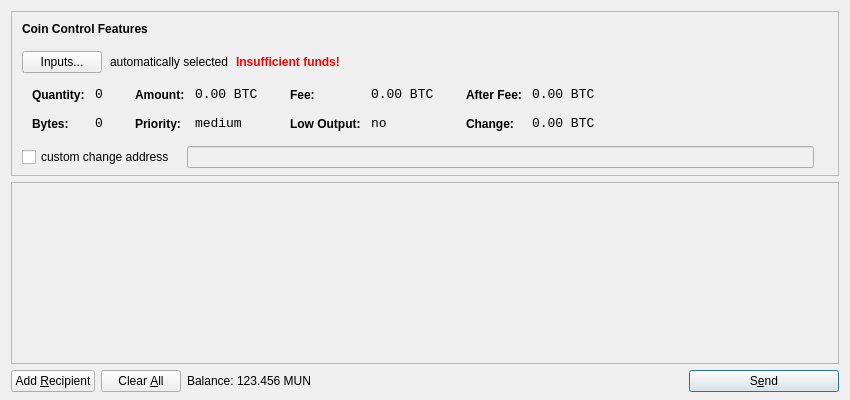
<?xml version="1.0" encoding="UTF-8"?>
<ui version="4.0">
 <class>SendCoinsDialog</class>
 <widget class="QDialog" name="SendCoinsDialog">
  <property name="geometry">
   <rect>
    <x>0</x>
    <y>0</y>
    <width>850</width>
    <height>400</height>
   </rect>
  </property>
  <property name="windowTitle">
   <string>Send Coins</string>
  </property>
  <layout class="QVBoxLayout" name="verticalLayout" stretch="0,1,0">
   <property name="bottomMargin">
    <number>8</number>
   </property>
   <item>
    <widget class="QFrame" name="frameCoinControl">
     <property name="sizePolicy">
      <sizepolicy hsizetype="Expanding" vsizetype="Expanding">
       <horstretch>0</horstretch>
       <verstretch>0</verstretch>
      </sizepolicy>
     </property>
     <property name="maximumSize">
      <size>
       <width>16777215</width>
       <height>16777215</height>
      </size>
     </property>
     <property name="frameShape">
      <enum>QFrame::StyledPanel</enum>
     </property>
     <property name="frameShadow">
      <enum>QFrame::Sunken</enum>
     </property>
     <layout class="QVBoxLayout" name="verticalLayoutCoinControl2">
      <property name="spacing">
       <number>-1</number>
      </property>
      <property name="leftMargin">
       <number>0</number>
      </property>
      <property name="topMargin">
       <number>0</number>
      </property>
      <property name="rightMargin">
       <number>0</number>
      </property>
      <property name="bottomMargin">
       <number>6</number>
      </property>
      <item>
       <layout class="QVBoxLayout" name="verticalLayoutCoinControl" stretch="0,0,0,0,1">
        <property name="spacing">
         <number>0</number>
        </property>
        <property name="leftMargin">
         <number>10</number>
        </property>
        <property name="topMargin">
         <number>10</number>
        </property>
        <item>
         <layout class="QHBoxLayout" name="horizontalLayoutCoinControl1">
          <property name="bottomMargin">
           <number>15</number>
          </property>
          <item>
           <widget class="QLabel" name="labelCoinControlFeatures">
            <property name="sizePolicy">
             <sizepolicy hsizetype="Preferred" vsizetype="Maximum">
              <horstretch>0</horstretch>
              <verstretch>0</verstretch>
             </sizepolicy>
            </property>
            <property name="font">
             <font>
              <weight>75</weight>
              <bold>true</bold>
             </font>
            </property>
            <property name="styleSheet">
             <string notr="true">font-weight:bold;</string>
            </property>
            <property name="text">
             <string>Coin Control Features</string>
            </property>
           </widget>
          </item>
         </layout>
        </item>
        <item>
         <layout class="QHBoxLayout" name="horizontalLayoutCoinControl2" stretch="0,0,0,0">
          <property name="spacing">
           <number>8</number>
          </property>
          <property name="bottomMargin">
           <number>10</number>
          </property>
          <item>
           <widget class="QPushButton" name="pushButtonCoinControl">
            <property name="styleSheet">
             <string notr="true"/>
            </property>
            <property name="text">
             <string>Inputs...</string>
            </property>
           </widget>
          </item>
          <item>
           <widget class="QLabel" name="labelCoinControlAutomaticallySelected">
            <property name="text">
             <string>automatically selected</string>
            </property>
            <property name="margin">
             <number>5</number>
            </property>
           </widget>
          </item>
          <item>
           <widget class="QLabel" name="labelCoinControlInsuffFunds">
            <property name="font">
             <font>
              <weight>75</weight>
              <bold>true</bold>
             </font>
            </property>
            <property name="styleSheet">
             <string notr="true">color:red;font-weight:bold;</string>
            </property>
            <property name="text">
             <string>Insufficient funds!</string>
            </property>
            <property name="margin">
             <number>5</number>
            </property>
           </widget>
          </item>
          <item>
           <spacer name="horizontalSpacerCoinControl">
            <property name="orientation">
             <enum>Qt::Horizontal</enum>
            </property>
            <property name="sizeHint" stdset="0">
             <size>
              <width>40</width>
              <height>1</height>
             </size>
            </property>
           </spacer>
          </item>
         </layout>
        </item>
        <item>
         <widget class="QWidget" name="widgetCoinControl" native="true">
          <property name="sizePolicy">
           <sizepolicy hsizetype="Preferred" vsizetype="Preferred">
            <horstretch>0</horstretch>
            <verstretch>0</verstretch>
           </sizepolicy>
          </property>
          <property name="minimumSize">
           <size>
            <width>0</width>
            <height>0</height>
           </size>
          </property>
          <property name="styleSheet">
           <string notr="true"/>
          </property>
          <layout class="QHBoxLayout" name="horizontalLayoutCoinControl5">
           <property name="margin">
            <number>0</number>
           </property>
           <item>
            <layout class="QHBoxLayout" name="horizontalLayoutCoinControl3" stretch="0,0,0,1">
             <property name="spacing">
              <number>20</number>
             </property>
             <property name="topMargin">
              <number>0</number>
             </property>
             <property name="bottomMargin">
              <number>10</number>
             </property>
             <item>
              <layout class="QFormLayout" name="formLayoutCoinControl1">
               <property name="horizontalSpacing">
                <number>10</number>
               </property>
               <property name="verticalSpacing">
                <number>14</number>
               </property>
               <property name="leftMargin">
                <number>10</number>
               </property>
               <property name="topMargin">
                <number>4</number>
               </property>
               <property name="rightMargin">
                <number>6</number>
               </property>
               <item row="0" column="0">
                <widget class="QLabel" name="labelCoinControlQuantityText">
                 <property name="styleSheet">
                  <string notr="true">font-weight:bold;</string>
                 </property>
                 <property name="text">
                  <string>Quantity:</string>
                 </property>
                 <property name="margin">
                  <number>0</number>
                 </property>
                </widget>
               </item>
               <item row="0" column="1">
                <widget class="QLabel" name="labelCoinControlQuantity">
                 <property name="font">
                  <font>
                   <family>Monospace</family>
                   <pointsize>10</pointsize>
                  </font>
                 </property>
                 <property name="cursor">
                  <cursorShape>IBeamCursor</cursorShape>
                 </property>
                 <property name="contextMenuPolicy">
                  <enum>Qt::ActionsContextMenu</enum>
                 </property>
                 <property name="text">
                  <string notr="true">0</string>
                 </property>
                 <property name="margin">
                  <number>0</number>
                 </property>
                 <property name="textInteractionFlags">
                  <set>Qt::LinksAccessibleByMouse|Qt::TextSelectableByKeyboard|Qt::TextSelectableByMouse</set>
                 </property>
                </widget>
               </item>
               <item row="1" column="0">
                <widget class="QLabel" name="labelCoinControlBytesText">
                 <property name="styleSheet">
                  <string notr="true">font-weight:bold;</string>
                 </property>
                 <property name="text">
                  <string>Bytes:</string>
                 </property>
                </widget>
               </item>
               <item row="1" column="1">
                <widget class="QLabel" name="labelCoinControlBytes">
                 <property name="font">
                  <font>
                   <family>Monospace</family>
                   <pointsize>10</pointsize>
                  </font>
                 </property>
                 <property name="cursor">
                  <cursorShape>IBeamCursor</cursorShape>
                 </property>
                 <property name="contextMenuPolicy">
                  <enum>Qt::ActionsContextMenu</enum>
                 </property>
                 <property name="text">
                  <string notr="true">0</string>
                 </property>
                 <property name="textInteractionFlags">
                  <set>Qt::LinksAccessibleByMouse|Qt::TextSelectableByKeyboard|Qt::TextSelectableByMouse</set>
                 </property>
                </widget>
               </item>
              </layout>
             </item>
             <item>
              <layout class="QFormLayout" name="formLayoutCoinControl2">
               <property name="horizontalSpacing">
                <number>10</number>
               </property>
               <property name="verticalSpacing">
                <number>14</number>
               </property>
               <property name="leftMargin">
                <number>6</number>
               </property>
               <property name="topMargin">
                <number>4</number>
               </property>
               <property name="rightMargin">
                <number>6</number>
               </property>
               <item row="0" column="0">
                <widget class="QLabel" name="labelCoinControlAmountText">
                 <property name="styleSheet">
                  <string notr="true">font-weight:bold;</string>
                 </property>
                 <property name="text">
                  <string>Amount:</string>
                 </property>
                 <property name="margin">
                  <number>0</number>
                 </property>
                </widget>
               </item>
               <item row="0" column="1">
                <widget class="QLabel" name="labelCoinControlAmount">
                 <property name="font">
                  <font>
                   <family>Monospace</family>
                   <pointsize>10</pointsize>
                  </font>
                 </property>
                 <property name="cursor">
                  <cursorShape>IBeamCursor</cursorShape>
                 </property>
                 <property name="contextMenuPolicy">
                  <enum>Qt::ActionsContextMenu</enum>
                 </property>
                 <property name="text">
                  <string notr="true">0.00 BTC</string>
                 </property>
                 <property name="textInteractionFlags">
                  <set>Qt::LinksAccessibleByMouse|Qt::TextSelectableByKeyboard|Qt::TextSelectableByMouse</set>
                 </property>
                </widget>
               </item>
               <item row="1" column="0">
                <widget class="QLabel" name="labelCoinControlPriorityText">
                 <property name="styleSheet">
                  <string notr="true">font-weight:bold;</string>
                 </property>
                 <property name="text">
                  <string>Priority:</string>
                 </property>
                </widget>
               </item>
               <item row="1" column="1">
                <widget class="QLabel" name="labelCoinControlPriority">
                 <property name="font">
                  <font>
                   <family>Monospace</family>
                   <pointsize>10</pointsize>
                  </font>
                 </property>
                 <property name="cursor">
                  <cursorShape>IBeamCursor</cursorShape>
                 </property>
                 <property name="contextMenuPolicy">
                  <enum>Qt::ActionsContextMenu</enum>
                 </property>
                 <property name="text">
                  <string>medium</string>
                 </property>
                 <property name="textInteractionFlags">
                  <set>Qt::LinksAccessibleByMouse|Qt::TextSelectableByKeyboard|Qt::TextSelectableByMouse</set>
                 </property>
                </widget>
               </item>
              </layout>
             </item>
             <item>
              <layout class="QFormLayout" name="formLayoutCoinControl3">
               <property name="horizontalSpacing">
                <number>10</number>
               </property>
               <property name="verticalSpacing">
                <number>14</number>
               </property>
               <property name="leftMargin">
                <number>6</number>
               </property>
               <property name="topMargin">
                <number>4</number>
               </property>
               <property name="rightMargin">
                <number>6</number>
               </property>
               <item row="0" column="0">
                <widget class="QLabel" name="labelCoinControlFeeText">
                 <property name="styleSheet">
                  <string notr="true">font-weight:bold;</string>
                 </property>
                 <property name="text">
                  <string>Fee:</string>
                 </property>
                 <property name="margin">
                  <number>0</number>
                 </property>
                </widget>
               </item>
               <item row="0" column="1">
                <widget class="QLabel" name="labelCoinControlFee">
                 <property name="font">
                  <font>
                   <family>Monospace</family>
                   <pointsize>10</pointsize>
                  </font>
                 </property>
                 <property name="cursor">
                  <cursorShape>IBeamCursor</cursorShape>
                 </property>
                 <property name="contextMenuPolicy">
                  <enum>Qt::ActionsContextMenu</enum>
                 </property>
                 <property name="text">
                  <string notr="true">0.00 BTC</string>
                 </property>
                 <property name="textInteractionFlags">
                  <set>Qt::LinksAccessibleByMouse|Qt::TextSelectableByKeyboard|Qt::TextSelectableByMouse</set>
                 </property>
                </widget>
               </item>
               <item row="1" column="0">
                <widget class="QLabel" name="labelCoinControlLowOutputText">
                 <property name="styleSheet">
                  <string notr="true">font-weight:bold;</string>
                 </property>
                 <property name="text">
                  <string>Low Output:</string>
                 </property>
                </widget>
               </item>
               <item row="1" column="1">
                <widget class="QLabel" name="labelCoinControlLowOutput">
                 <property name="font">
                  <font>
                   <family>Monospace</family>
                   <pointsize>10</pointsize>
                  </font>
                 </property>
                 <property name="cursor">
                  <cursorShape>IBeamCursor</cursorShape>
                 </property>
                 <property name="contextMenuPolicy">
                  <enum>Qt::ActionsContextMenu</enum>
                 </property>
                 <property name="text">
                  <string>no</string>
                 </property>
                 <property name="textInteractionFlags">
                  <set>Qt::LinksAccessibleByMouse|Qt::TextSelectableByKeyboard|Qt::TextSelectableByMouse</set>
                 </property>
                </widget>
               </item>
              </layout>
             </item>
             <item>
              <layout class="QFormLayout" name="formLayoutCoinControl4">
               <property name="horizontalSpacing">
                <number>10</number>
               </property>
               <property name="verticalSpacing">
                <number>14</number>
               </property>
               <property name="leftMargin">
                <number>6</number>
               </property>
               <property name="topMargin">
                <number>4</number>
               </property>
               <property name="rightMargin">
                <number>6</number>
               </property>
               <item row="0" column="0">
                <widget class="QLabel" name="labelCoinControlAfterFeeText">
                 <property name="styleSheet">
                  <string notr="true">font-weight:bold;</string>
                 </property>
                 <property name="text">
                  <string>After Fee:</string>
                 </property>
                 <property name="margin">
                  <number>0</number>
                 </property>
                </widget>
               </item>
               <item row="0" column="1">
                <widget class="QLabel" name="labelCoinControlAfterFee">
                 <property name="font">
                  <font>
                   <family>Monospace</family>
                   <pointsize>10</pointsize>
                  </font>
                 </property>
                 <property name="cursor">
                  <cursorShape>IBeamCursor</cursorShape>
                 </property>
                 <property name="contextMenuPolicy">
                  <enum>Qt::ActionsContextMenu</enum>
                 </property>
                 <property name="text">
                  <string notr="true">0.00 BTC</string>
                 </property>
                 <property name="textInteractionFlags">
                  <set>Qt::LinksAccessibleByMouse|Qt::TextSelectableByKeyboard|Qt::TextSelectableByMouse</set>
                 </property>
                </widget>
               </item>
               <item row="1" column="0">
                <widget class="QLabel" name="labelCoinControlChangeText">
                 <property name="styleSheet">
                  <string notr="true">font-weight:bold;</string>
                 </property>
                 <property name="text">
                  <string>Change:</string>
                 </property>
                </widget>
               </item>
               <item row="1" column="1">
                <widget class="QLabel" name="labelCoinControlChange">
                 <property name="font">
                  <font>
                   <family>Monospace</family>
                   <pointsize>10</pointsize>
                  </font>
                 </property>
                 <property name="cursor">
                  <cursorShape>IBeamCursor</cursorShape>
                 </property>
                 <property name="contextMenuPolicy">
                  <enum>Qt::ActionsContextMenu</enum>
                 </property>
                 <property name="text">
                  <string notr="true">0.00 BTC</string>
                 </property>
                 <property name="textInteractionFlags">
                  <set>Qt::LinksAccessibleByMouse|Qt::TextSelectableByKeyboard|Qt::TextSelectableByMouse</set>
                 </property>
                </widget>
               </item>
              </layout>
             </item>
            </layout>
           </item>
          </layout>
         </widget>
        </item>
        <item>
         <layout class="QHBoxLayout" name="horizontalLayoutCoinControl4" stretch="0,0,0">
          <property name="spacing">
           <number>12</number>
          </property>
          <property name="sizeConstraint">
           <enum>QLayout::SetDefaultConstraint</enum>
          </property>
          <property name="topMargin">
           <number>5</number>
          </property>
          <property name="rightMargin">
           <number>5</number>
          </property>
          <item>
           <widget class="QCheckBox" name="checkBoxCoinControlChange">
            <property name="text">
             <string>custom change address</string>
            </property>
           </widget>
          </item>
          <item>
           <widget class="QLineEdit" name="lineEditCoinControlChange">
            <property name="enabled">
             <bool>false</bool>
            </property>
            <property name="sizePolicy">
             <sizepolicy hsizetype="Expanding" vsizetype="Fixed">
              <horstretch>0</horstretch>
              <verstretch>0</verstretch>
             </sizepolicy>
            </property>
           </widget>
          </item>
          <item>
           <widget class="QLabel" name="labelCoinControlChangeLabel">
            <property name="sizePolicy">
             <sizepolicy hsizetype="Preferred" vsizetype="Expanding">
              <horstretch>0</horstretch>
              <verstretch>0</verstretch>
             </sizepolicy>
            </property>
            <property name="minimumSize">
             <size>
              <width>0</width>
              <height>0</height>
             </size>
            </property>
            <property name="text">
             <string/>
            </property>
            <property name="margin">
             <number>3</number>
            </property>
           </widget>
          </item>
         </layout>
        </item>
        <item>
         <spacer name="verticalSpacerCoinControl">
          <property name="orientation">
           <enum>Qt::Vertical</enum>
          </property>
          <property name="sizeHint" stdset="0">
           <size>
            <width>800</width>
            <height>1</height>
           </size>
          </property>
         </spacer>
        </item>
       </layout>
      </item>
     </layout>
    </widget>
   </item>
   <item>
    <widget class="QScrollArea" name="scrollArea">
     <property name="widgetResizable">
      <bool>true</bool>
     </property>
     <widget class="QWidget" name="scrollAreaWidgetContents">
      <property name="geometry">
       <rect>
        <x>0</x>
        <y>0</y>
        <width>830</width>
        <height>165</height>
       </rect>
      </property>
      <layout class="QVBoxLayout" name="verticalLayout_2">
       <property name="margin">
        <number>0</number>
       </property>
       <item>
        <layout class="QVBoxLayout" name="entries">
         <property name="spacing">
          <number>6</number>
         </property>
        </layout>
       </item>
       <item>
        <spacer name="verticalSpacer">
         <property name="orientation">
          <enum>Qt::Vertical</enum>
         </property>
         <property name="sizeHint" stdset="0">
          <size>
           <width>20</width>
           <height>40</height>
          </size>
         </property>
        </spacer>
       </item>
      </layout>
     </widget>
    </widget>
   </item>
   <item>
    <layout class="QHBoxLayout" name="horizontalLayout">
     <item>
      <widget class="QPushButton" name="addButton">
       <property name="toolTip">
        <string>Send to multiple recipients at once</string>
       </property>
       <property name="text">
        <string>Add &amp;Recipient</string>
       </property>
       <property name="icon">
        <iconset resource="../bitcoin.qrc">
         <normaloff>:/icons/add</normaloff>:/icons/add</iconset>
       </property>
       <property name="autoDefault">
        <bool>false</bool>
       </property>
      </widget>
     </item>
     <item>
      <widget class="QPushButton" name="clearButton">
       <property name="sizePolicy">
        <sizepolicy hsizetype="Minimum" vsizetype="Fixed">
         <horstretch>0</horstretch>
         <verstretch>0</verstretch>
        </sizepolicy>
       </property>
       <property name="toolTip">
        <string>Remove all transaction fields</string>
       </property>
       <property name="text">
        <string>Clear &amp;All</string>
       </property>
       <property name="icon">
        <iconset resource="../bitcoin.qrc">
         <normaloff>:/icons/remove</normaloff>:/icons/remove</iconset>
       </property>
       <property name="autoRepeatDelay">
        <number>300</number>
       </property>
       <property name="autoDefault">
        <bool>false</bool>
       </property>
      </widget>
     </item>
     <item>
      <layout class="QHBoxLayout" name="horizontalLayout_2">
       <property name="spacing">
        <number>3</number>
       </property>
       <item>
        <widget class="QLabel" name="label">
         <property name="text">
          <string>Balance:</string>
         </property>
        </widget>
       </item>
       <item>
        <widget class="QLabel" name="labelBalance">
         <property name="cursor">
          <cursorShape>IBeamCursor</cursorShape>
         </property>
         <property name="text">
          <string>123.456 MUN</string>
         </property>
         <property name="textInteractionFlags">
          <set>Qt::LinksAccessibleByMouse|Qt::TextSelectableByKeyboard|Qt::TextSelectableByMouse</set>
         </property>
        </widget>
       </item>
      </layout>
     </item>
     <item>
      <spacer name="horizontalSpacer">
       <property name="orientation">
        <enum>Qt::Horizontal</enum>
       </property>
       <property name="sizeHint" stdset="0">
        <size>
         <width>40</width>
         <height>20</height>
        </size>
       </property>
      </spacer>
     </item>
     <item>
      <widget class="QPushButton" name="sendButton">
       <property name="minimumSize">
        <size>
         <width>150</width>
         <height>0</height>
        </size>
       </property>
       <property name="toolTip">
        <string>Confirm the send action</string>
       </property>
       <property name="text">
        <string>S&amp;end</string>
       </property>
       <property name="icon">
        <iconset resource="../bitcoin.qrc">
         <normaloff>:/icons/send</normaloff>:/icons/send</iconset>
       </property>
       <property name="default">
        <bool>true</bool>
       </property>
      </widget>
     </item>
    </layout>
   </item>
  </layout>
 </widget>
 <resources>
  <include location="../bitcoin.qrc"/>
 </resources>
 <connections/>
</ui>
